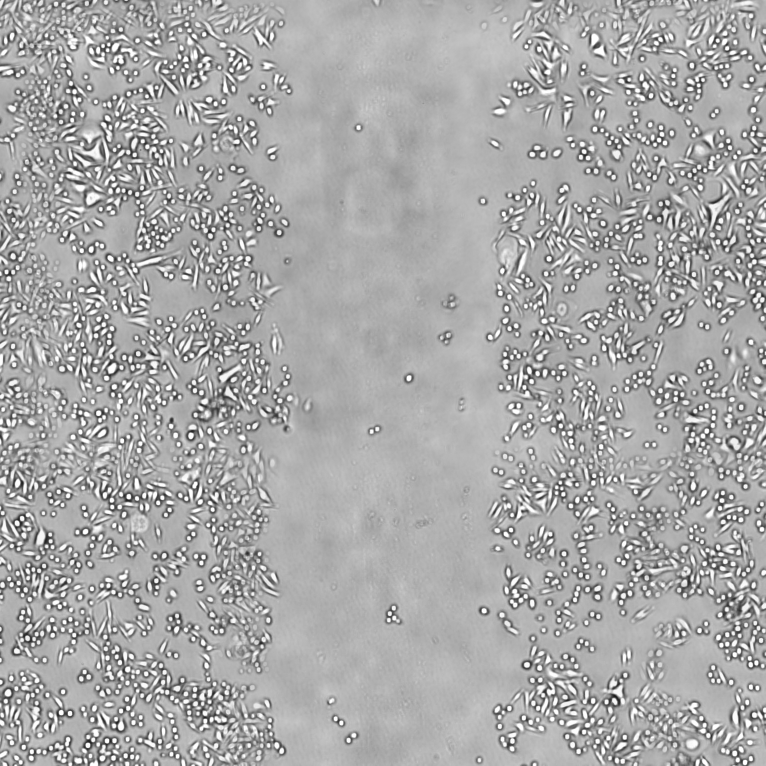
#> input picture imgs/0.jpeg, 1531 x 1531 px (shown at 1/2 size); its folder holds only this picture in this run
$ python code.py
#> lines starting #> are read from the running program, lines starting #| are printed output that depends on the picture; after the words box and inside, x2 and y2 are one past the last pixel; in counts of white or black regions, pixels touching at a corner belong together
import cv2
import matplotlib.pyplot as plt
import numpy as np
from skimage.filters.rank import entropy
from skimage.morphology import disk
from skimage.filters import threshold_otsu
from PIL import Image as im
import os

# Specify the path to your image folder
folder_path = './imgs'

# Get a list of all files in the folder
dataset = os.listdir(folder_path)

# Filter only the image files (you may adjust the condition based on your image file extensions)
dataset = [file for file in dataset]

# Sort the list of image files in ascending order


dataset = sorted(dataset)

print(dataset)

# Print the sorted list

areas = []

for img in dataset:
    # Loading the image in grayscale and applying Gaussian blur
    image = cv2.imread(f"{folder_path}/{img}")
#> image is the input picture: shape (1531, 1531, 3); min 19, max 255, mean 167.9

    print(f"processing image: {img}")

    scale_percent = 50 # percent of base size
    width = int(image.shape[1] * scale_percent / 100)
    height = int(image.shape[0] * scale_percent / 100)
    dim = (width, height)

    # Function that creates a new white image using cv2
    def new_image(img):
        dimensions = img.shape
        w, h = dimensions[0], dimensions[1]
        new_img = np.ones((w, h, 3), dtype = np.uint8)
        new_img = 255* new_img
        return new_img

    # resize image
    image = cv2.resize(image, dim, interpolation = cv2.INTER_AREA)
#> image: shape (765, 765, 3)
    imsize = int(image.shape[1]) * int(image.shape[0])

    base = cv2.cvtColor(image, cv2.COLOR_BGR2GRAY)
    base = cv2.GaussianBlur(base, (9,9), 0)
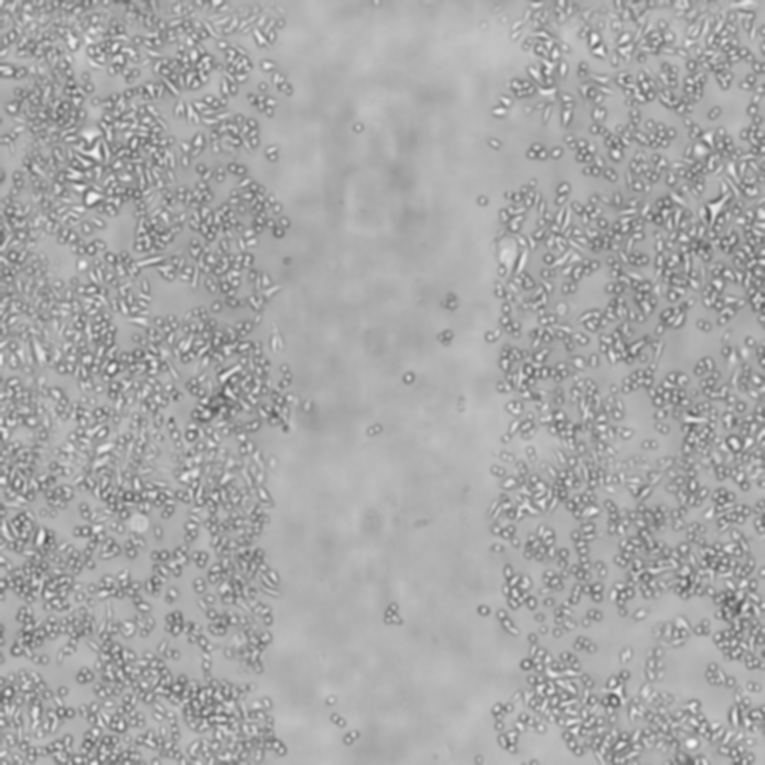
#> base: shape (765, 765); min 82, max 248, mean 167.9

    # Applying adaptive threshold to account for the darkness difference
    adapt_thresh = cv2.adaptiveThreshold(base, 255, cv2.ADAPTIVE_THRESH_GAUSSIAN_C, cv2.THRESH_BINARY_INV, 5, 3)
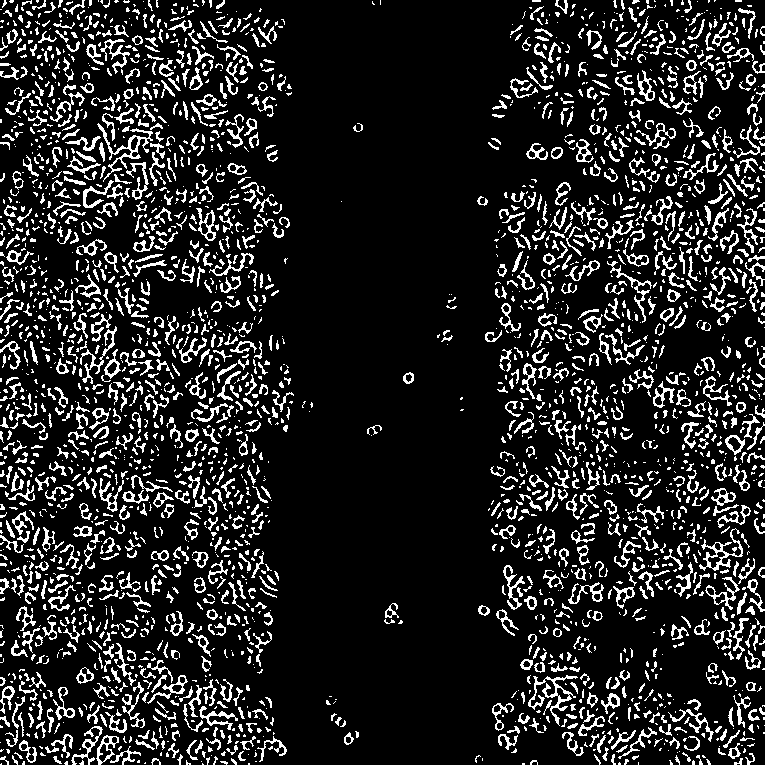
#> adapt_thresh: shape (765, 765); 14.4% white in thin lines or dots

    # Applying entropy
    entropy_trs = entropy(adapt_thresh, disk(1))
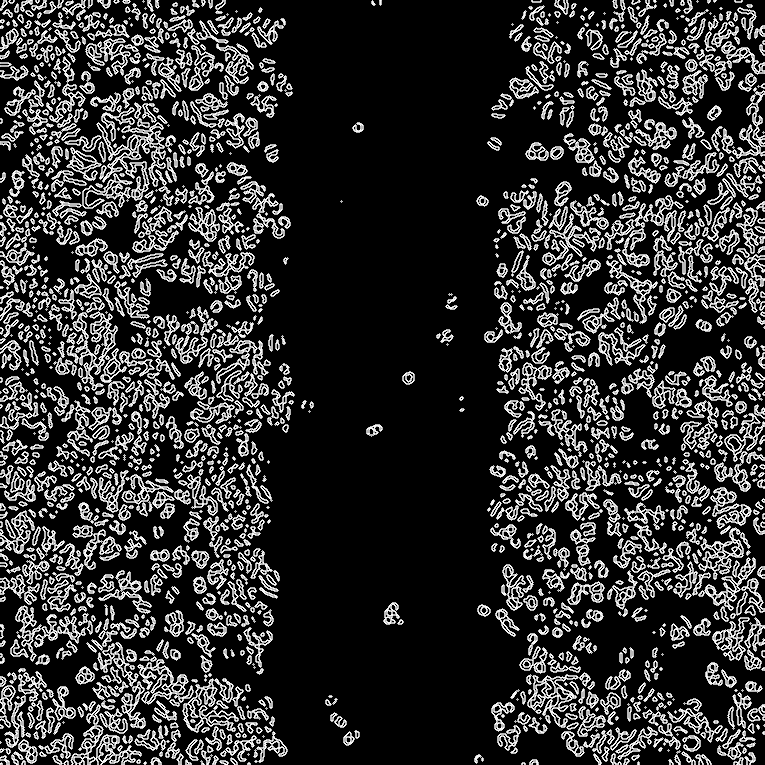
#> entropy_trs: shape (765, 765) float64; min 0, max 1, mean 0.204
    trs_value = threshold_otsu(entropy_trs)
#> trs_value = 0.00195
    entropy_img = entropy_trs <= trs_value
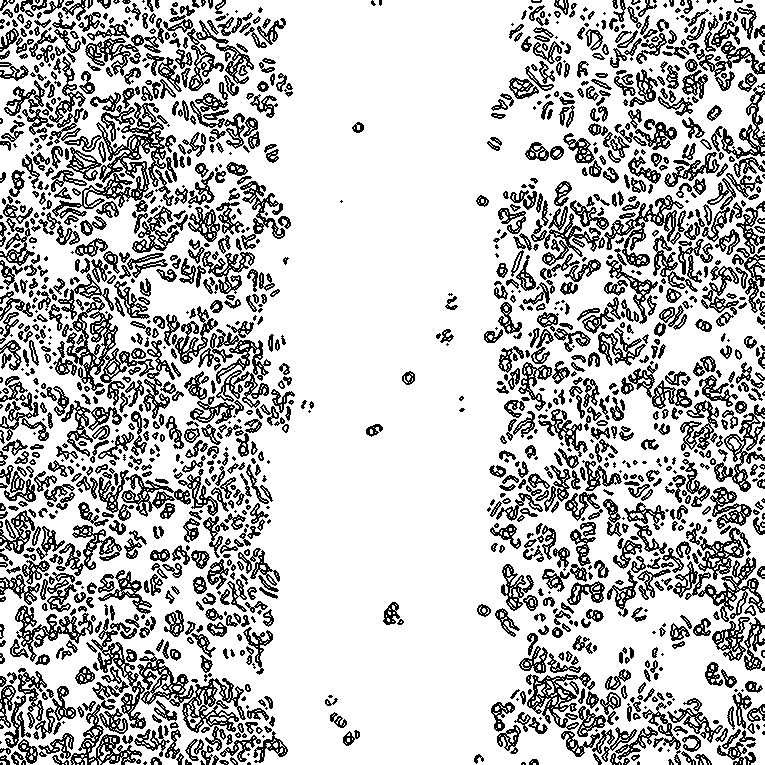
#> entropy_img: shape (765, 765) bool; 75.4% white; black in thin lines or dots

    entropy_img = entropy_img.astype(int)
#> entropy_img: shape (765, 765) int64; values 0 (black) and 1 (white), 75.4% white; black in thin lines or dots
    entropy_img = (entropy_img*255).astype(np.uint8)
#> entropy_img: shape (765, 765); 75.4% white; black in thin lines or dots

    entropy_trs2 = entropy(entropy_img, disk(1))
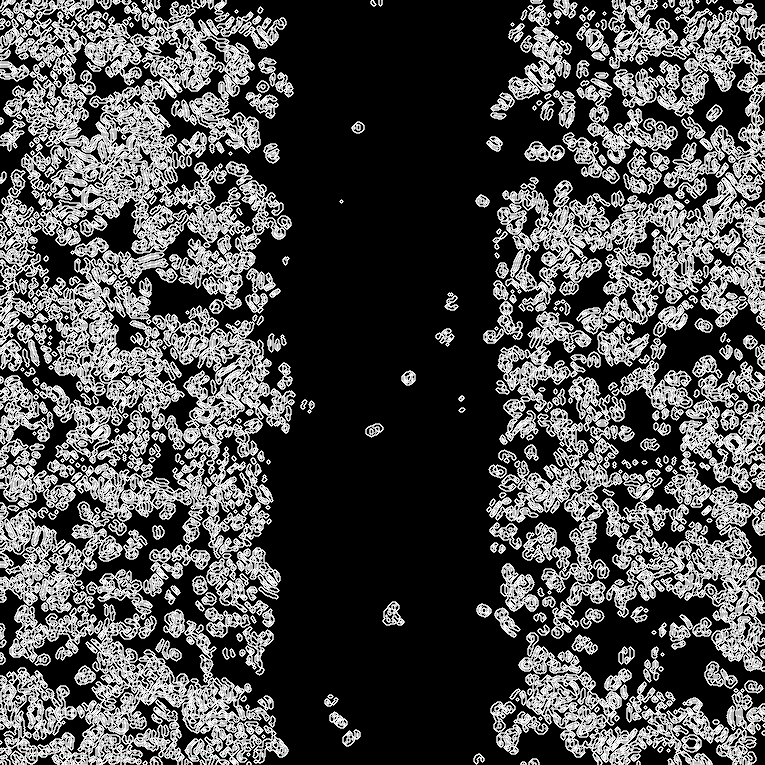
#> entropy_trs2: shape (765, 765) float64; min 0, max 1, mean 0.307
    trs_value2 = threshold_otsu(entropy_trs2)
#> trs_value2 = 0.00195
    entropy_img2 = entropy_trs2 <= trs_value2
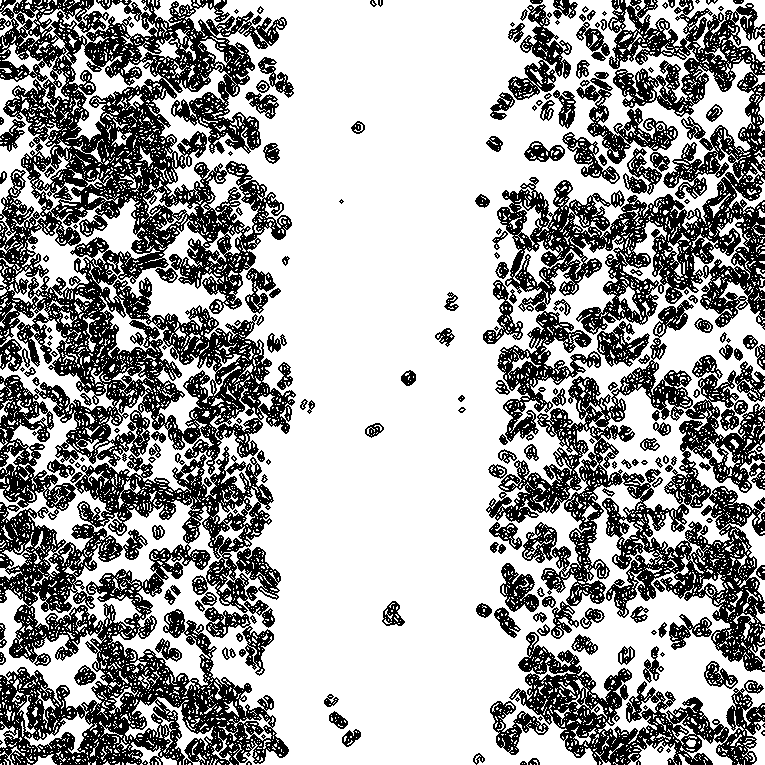
#> entropy_img2: shape (765, 765) bool; 63.4% white; 215 black regions (44 under 20 px), largest, box (x1, y1, x2, y2) and area: (0, 0, 296, 520) 67660, (0, 446, 289, 765) 39859, (497, 0, 765, 442) 34678

    entropy_img2 = entropy_img2.astype(int)
    entropy_img2 = (entropy_img2*255).astype(np.uint8)

    entropy_padded =  cv2.copyMakeBorder(entropy_img2, 10, 10, 10, 10, cv2.BORDER_CONSTANT, None, 0)
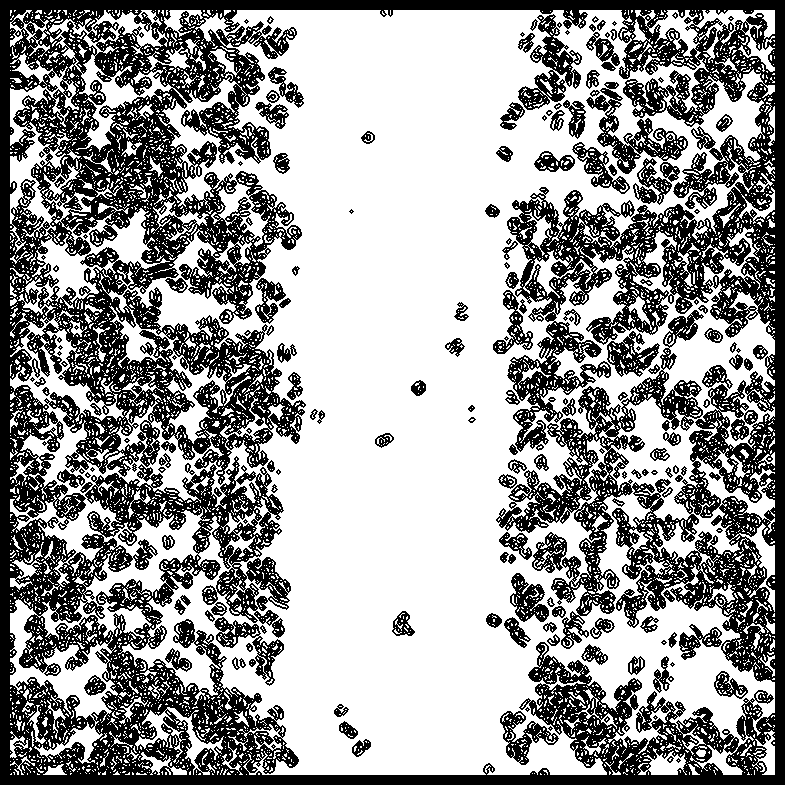
#> entropy_padded: shape (785, 785); 60.2% white; 186 black regions (39 under 20 px)

    contours, hierarchy = cv2.findContours(entropy_padded, cv2.RETR_TREE, cv2.CHAIN_APPROX_NONE)
#> contours = 9762 contours, 9313 with area under 20; largest, box (x1, y1, x2, y2) and area: (10, 10, 775, 775) 383352, (495, 369, 704, 534) 9063, (84, 455, 285, 570) 8728, (10, 53, 170, 316) 8418, (611, 497, 703, 629) 5428
    white2 = new_image(entropy_padded)
#> white2: shape (785, 785, 3); every value is 255

#> (the run stopped early here; a loop or call above may not have finished)

$ run again, on imgs/3.jpeg
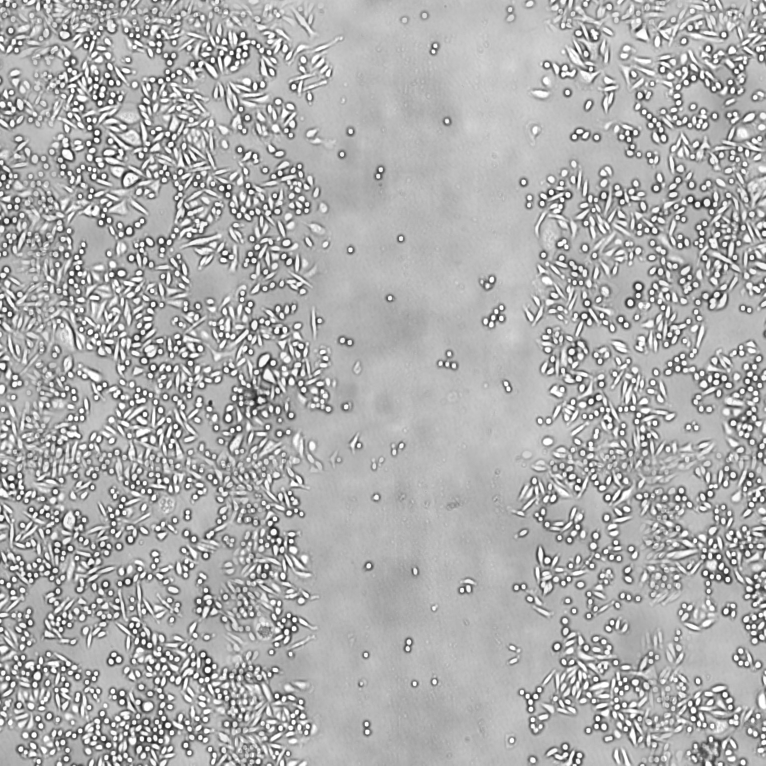
#> input picture imgs/3.jpeg, 1531 x 1531 px (shown at 1/2 size)
#> image is the input picture: shape (1531, 1531, 3); min 25, max 255, mean 173.7
#> image: shape (765, 765, 3)
#> `adapt_thresh = cv2.adaptiveThreshold(base, 255, cv2.ADAPTIVE_THRESH_GA..`:
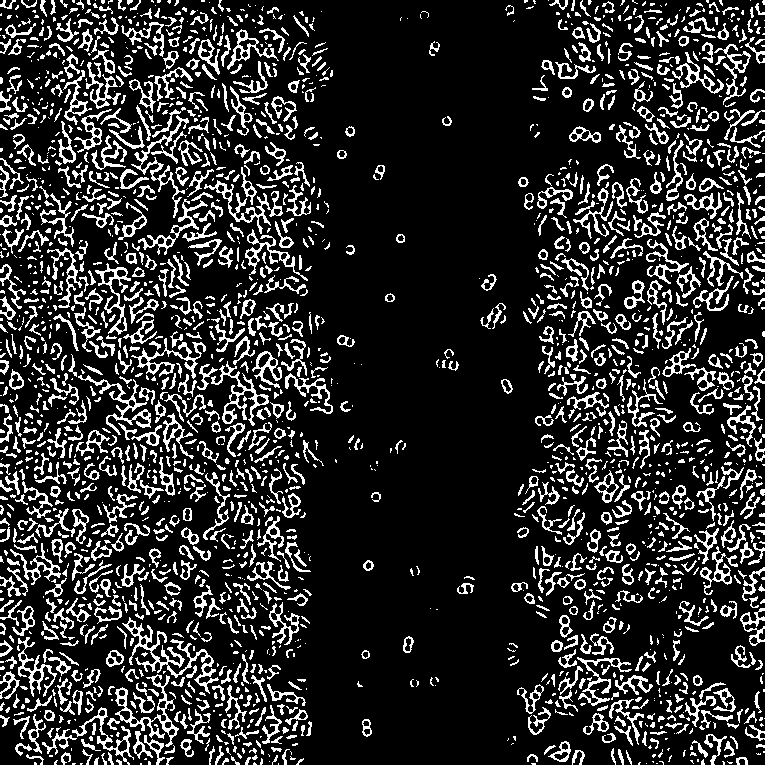
#> adapt_thresh: shape (765, 765); 17.7% white in thin lines or dots
#> trs_value = 0.00195
#> `entropy_padded =  cv2.copyMakeBorder(entropy_img2, 10, 10, 10, 10, cv2..`:
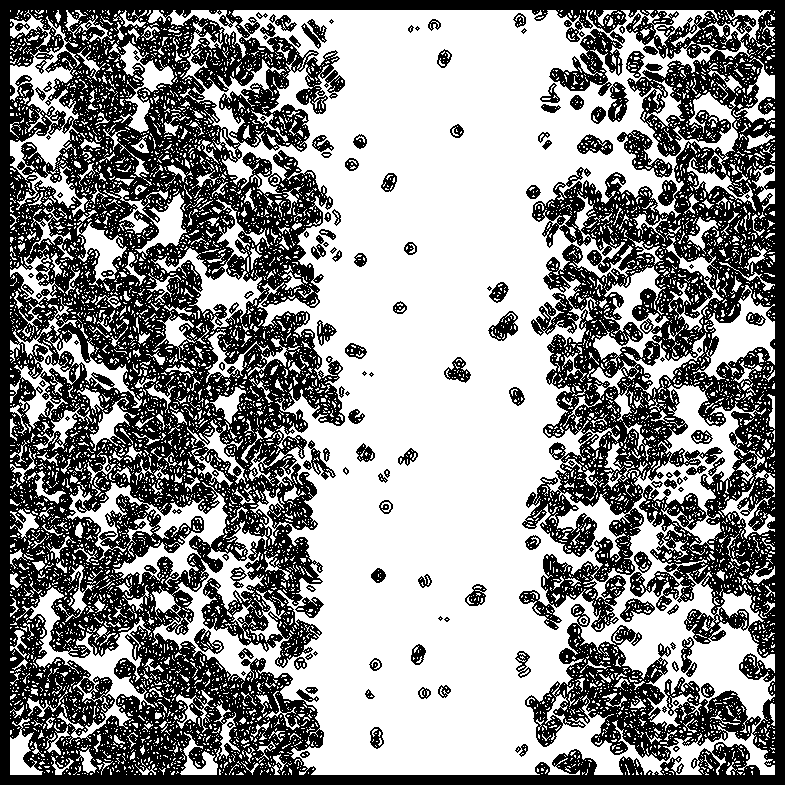
#> entropy_padded: shape (785, 785); 55% white; 141 black regions (28 under 20 px)
#> contours = 11049 contours, 10605 with area under 20; largest, box (x1, y1, x2, y2) and area: (148, 10, 775, 775) 271764, (552, 622, 762, 762) 13543, (10, 10, 88, 217) 4758, (67, 482, 228, 587) 4122, (16, 587, 155, 744) 3828
#> white2: shape (785, 785, 3); every value is 255

$ run again, on imgs/4.jpeg
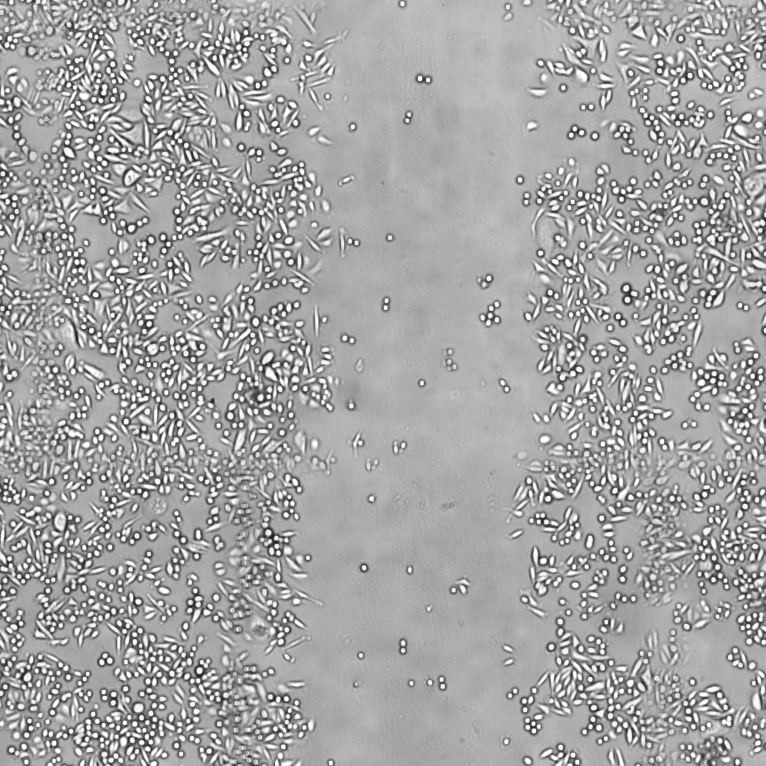
#> input picture imgs/4.jpeg, 1531 x 1531 px (shown at 1/2 size)
#> image is the input picture: shape (1531, 1531, 3); min 19, max 255, mean 163.6
#> image: shape (765, 765, 3)
#> `adapt_thresh = cv2.adaptiveThreshold(base, 255, cv2.ADAPTIVE_THRESH_GA..`:
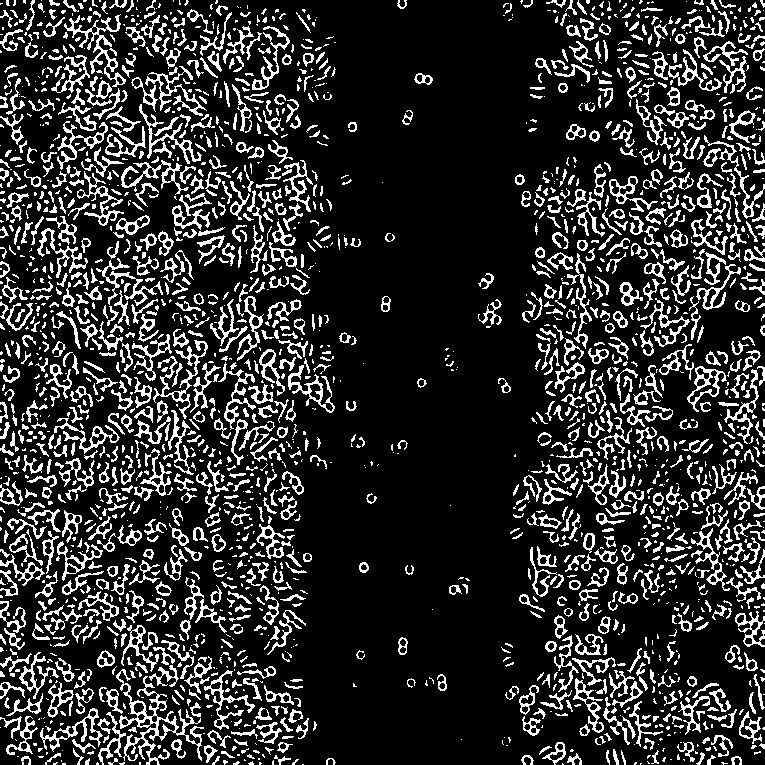
#> adapt_thresh: shape (765, 765); 18.1% white in thin lines or dots
#> trs_value = 0.00195
#> `entropy_padded =  cv2.copyMakeBorder(entropy_img2, 10, 10, 10, 10, cv2..`:
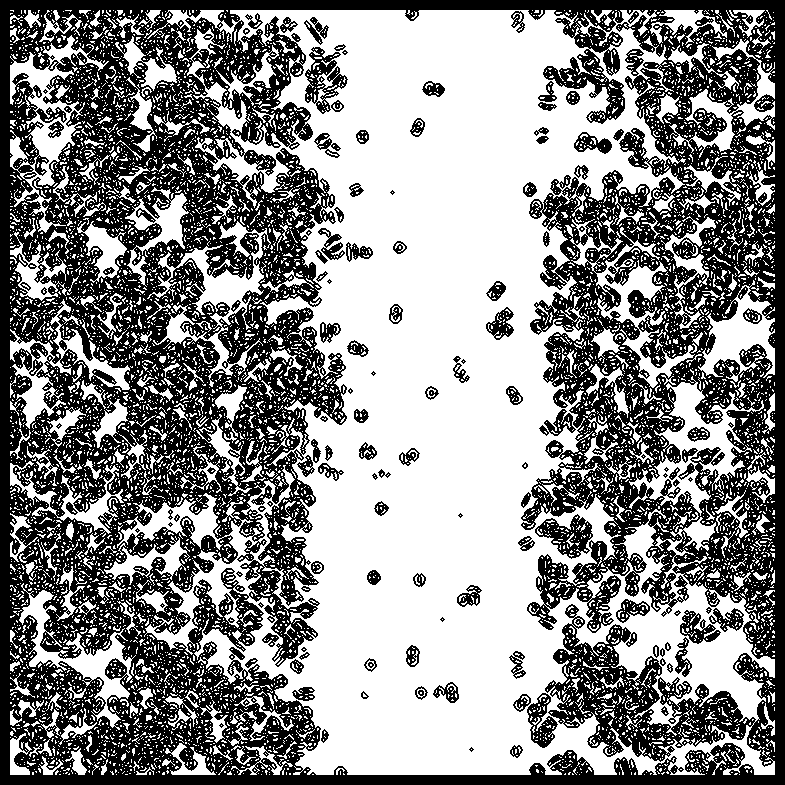
#> entropy_padded: shape (785, 785); 54.4% white; 132 black regions (24 under 20 px)
#> contours = 11272 contours, 10814 with area under 20; largest, box (x1, y1, x2, y2) and area: (117, 10, 775, 775) 256358, (544, 622, 757, 763) 13928, (629, 376, 764, 516) 5228, (10, 35, 109, 233) 4854, (147, 221, 271, 387) 3800
#> white2: shape (785, 785, 3); every value is 255
